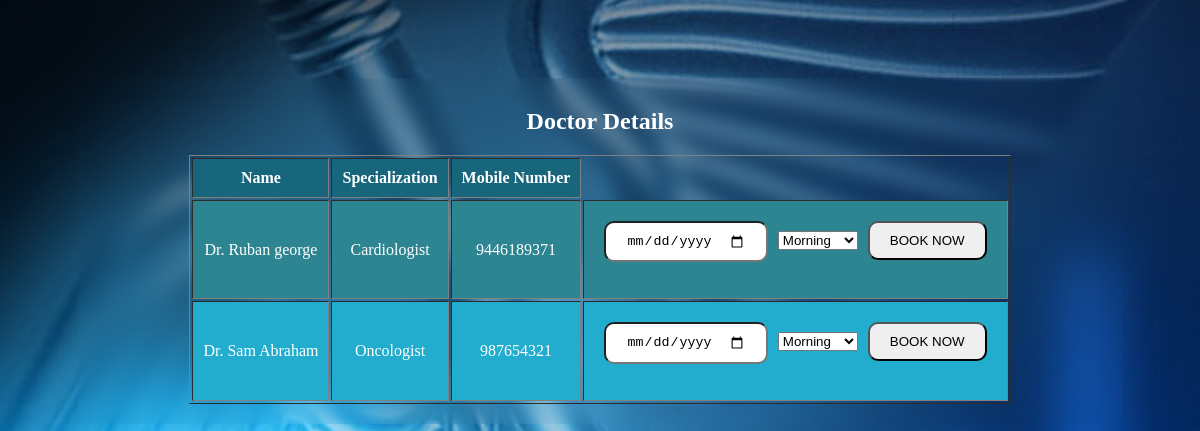
/book_appointement.php (signed in), run on an earlier commit of the app's database.
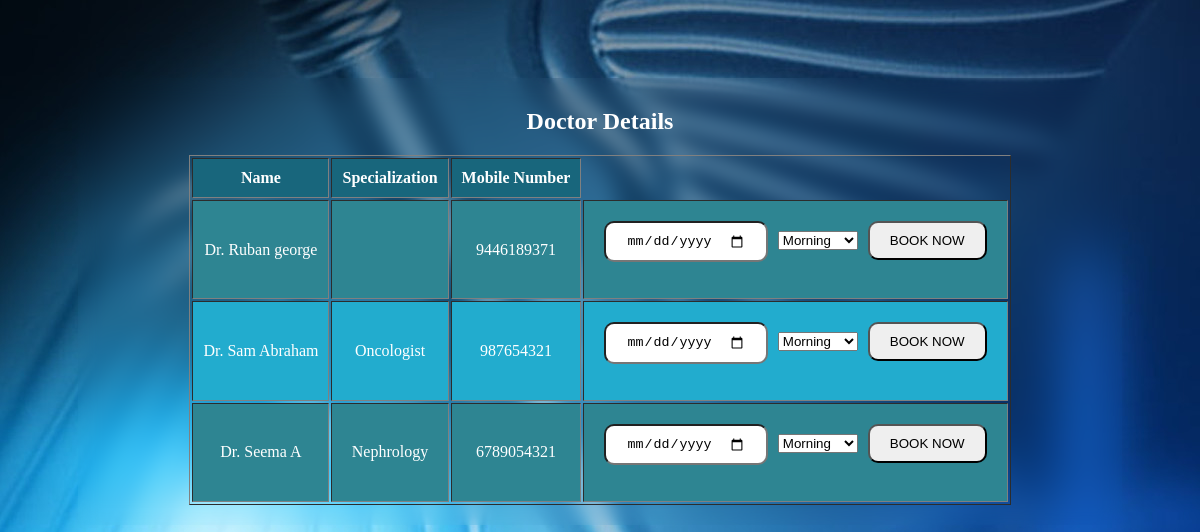
And on a later commit of the database.
### tables this page shows
CREATE TABLE `doctor_details` (
  `docid` int(5) NOT NULL,
  `docfname` varchar(20) NOT NULL,
  `docsname` varchar(20) NOT NULL,
  `docemail` varchar(30) NOT NULL,
  `gender` varchar(10) NOT NULL,
  `docmob` bigint(10) NOT NULL,
  `docaddress` varchar(20) NOT NULL,
  `docdoj` date NOT NULL,
  `username` varchar(20) NOT NULL,
  `password` varchar(20) NOT NULL,
  `special` varchar(20) NOT NULL
);

### book_appointement.php (the view, shortened to what this page needs)
</html>
<head><title>Hospital Booking</title>
<link rel='stylesheet' type='text/css' href='style.css'>
</head>
<body>
   <div class="subbody">
<?php
$con=new mysqli("localhost","root","","hospital_booking");
$sqld="select * from doctor_details";
  $result=$con -> query($sqld);
  echo "<div class='head'>Doctor Details</div>";
  if($result -> num_rows < 1)
  {
     echo "No Data Available";
  }
  else{
     echo "<table border='1'>" ;
     echo "<tr><th>Name</th><th>Specialization</th><th>Mobile Number</th></tr>";
     while($row=$result -> fetch_assoc()){
  echo "<tr><td> Dr. ". $row['docfname'] ." ". $row['docsname']."</td>";
  echo "<td>". $row['special'] . "</td>";
  echo "<td>". $row['docmob'] . "</td>";
  echo "<td><form method='post'><input type='hidden' name='docfname' value='". $row['docfname'] ."'><input type='hidden' name='docid' value='". $row['docid'] ."'><input type='date' name='date' id='date'><select name='slot' id='slot'><option value='Morning' default>Morning</option>    <option value='Afternoon'>Afternoon</option></select><input type='submit' name='book' value='BOOK NOW'></form></td></tr>";
     }
    echo "</table>";
  }
?>
</div>
</body>
</html>

### style.css (style rules this page uses)
input { padding: 10px 20px 10px 20px; margin: 10px 10px 10px 10px; border-radius: 10px; }
.head { color: white; font-size:x-large; font-weight: bold; margin: 20px 0px 20px 0px; }
table { text-align: center; margin: 10px 10px 10px 10px; margin-left: auto; margin-right: auto; }
th { background-color: #18667c; color: white; padding: 10px 10px 10px 10px; }
td { padding: 10px 10px 10px 10px; }
tr:nth-child(odd) { background-color: #22acce; color: white; }
tr:nth-child(even) { background-color: #2e8592; color: white; }
.subbody { padding: 10px 10px 10px 10px; margin: 50px 50px 50px 50px; text-align: center; backdrop-filter: blur(10px); }
body { padding: 20px 20px 20px 20px; text-align: center; background-image: url('hsptl.jpg'); }

What changed in the data, as far as the page shows it:
changed doctor_details "Ruban": special "Cardiologist" → (not shown)
added doctor_details: docfname "Seema", docsname "A", special "Nephrology", docmob "6789054321"
